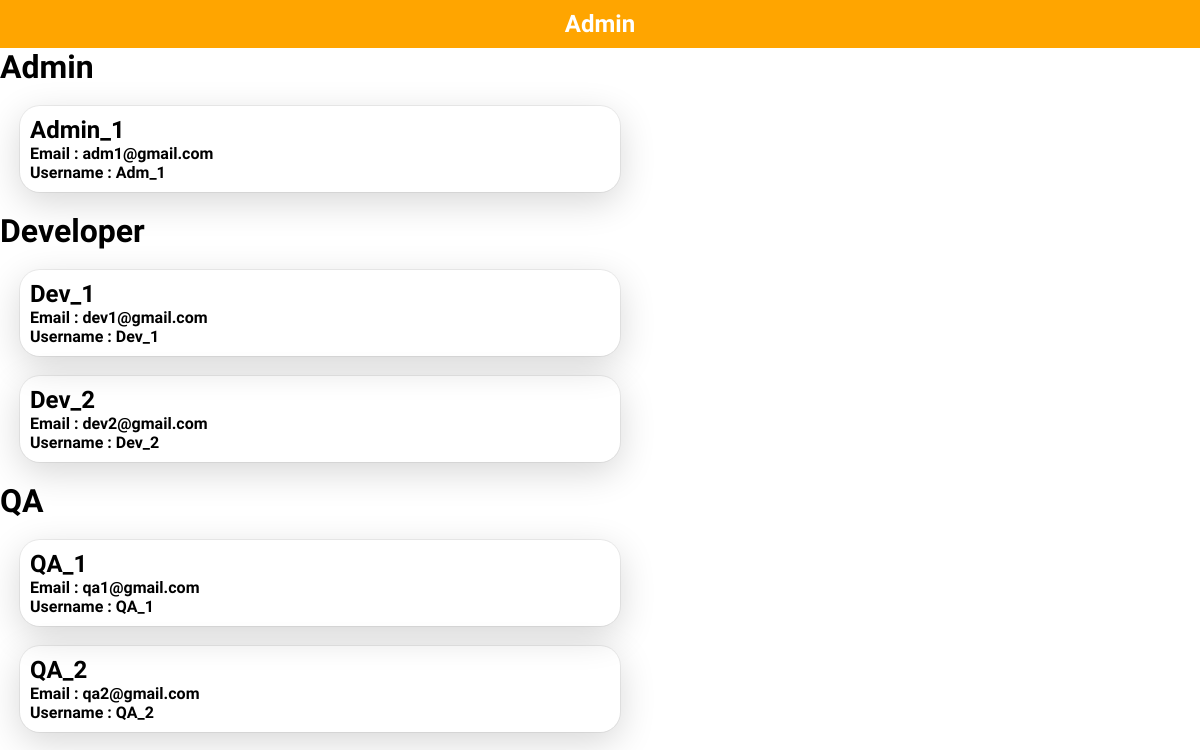
/check_users.php, run on the app's committed database.
### tables this page shows
CREATE TABLE `user` (
  `id` int(5) NOT NULL,
  `type` varchar(3) NOT NULL,
  `name` varchar(50) NOT NULL,
  `email` varchar(50) NOT NULL,
  `username` varchar(25) NOT NULL,
  `password` varchar(25) NOT NULL
);

### check_users.php (the view, shortened to what this page needs)
<!DOCTYPE html>
<html lang="en">
<head>
    <link rel="stylesheet" href="styles.css">
</head>
<body>
    <nav>
        <h1>Admin</h1>
    </nav>
    <h1>Admin</h1>
    <?php
    include "connect.php";
    $sql="SELECT * FROM user WHERE type='ADM'";
$result=mysqli_query($con,$sql) or die("Bad Query: $sql");
while($row=mysqli_fetch_assoc($result)){
echo "<div class='check_users'>";
echo "<h2>{$row['name']}</h2>";
echo "<h4>Email : {$row['email']}</h4>";
echo "<h4>Username  : {$row['username']}</h4>";
echo "</div>";
}
?>
<h1>Developer</h1>
    <?php
    $sql="SELECT * FROM user WHERE type='DEV'";
$result=mysqli_query($con,$sql) or die("Bad Query: $sql");
while($row=mysqli_fetch_assoc($result)){
echo "<div class='check_users'>";
echo "<h2>{$row['name']}</h2>";
echo "<h4>Email : {$row['email']}</h4>";
echo "<h4>Username  : {$row['username']}</h4>";
echo "</div>";
}
?>
<h1>QA</h1>
    <?php
    $sql="SELECT * FROM user WHERE type='QA'";
$result=mysqli_query($con,$sql) or die("Bad Query: $sql");
while($row=mysqli_fetch_assoc($result)){
echo "<div class='check_users'>";
echo "<h2>{$row['name']}</h2>";
echo "<h4>Email : {$row['email']}</h4>";
echo "<h4>Username  : {$row['username']}</h4>";
echo "</div>";
}
?>
</body>
</html>

### styles.css (style rules this page uses)
* { box-sizing: border-box; margin: 0; padding: 0; font-family: 'Acme', sans-serif; }
nav { width: 100%; background: orange; color: #fff; padding: 10px; text-align: center; display: flex; justify-content: center; align-items: center; }
* { margin: 0; padding: 0; box-sizing: border-box; font-family: 'Acme', sans-serif; }
.check_users { width: 50%; display: flex; flex-direction: column; justify-content: space-between; border-radius: 20px; padding: 10px; margin: 20px; box-shadow: rgba(0, 0, 0, 0.16) 0px 10px 36px 0px, rgba(0, 0, 0, 0.06) 0px 0px 0px 1px; }

### data on the page
user: name "Admin_1", email "adm1@gmail.com", username "Adm_1"
user: name "Dev_1", email "dev1@gmail.com", username "Dev_1"
user: name "Dev_2", email "dev2@gmail.com", username "Dev_2"
user: name "QA_1", email "qa1@gmail.com", username "QA_1"
user: name "QA_2", email "qa2@gmail.com", username "QA_2"
